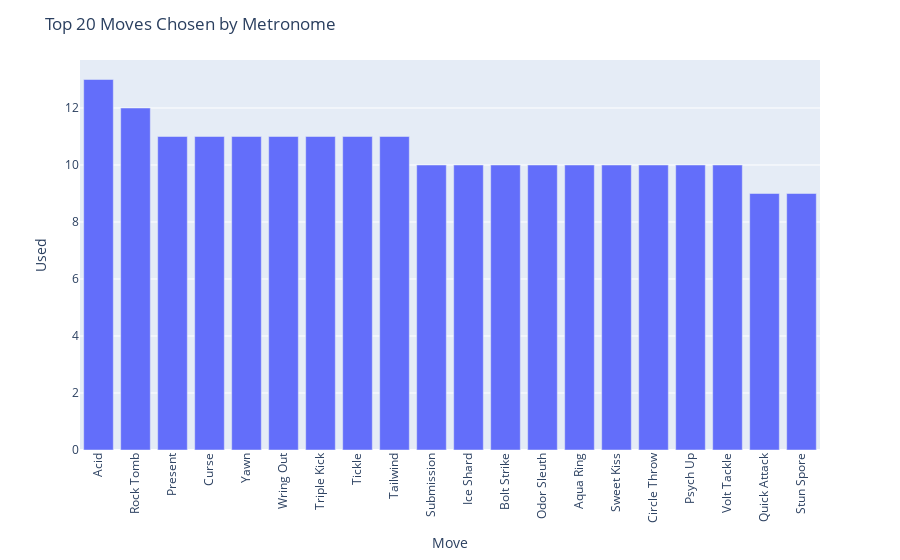

The code cell stored with this chart in its notebook:
### Markdown cell above
Make a vertical bar graph showing the top 20 moves chosen by Metronome

### Code cell
df_vgraph = df.groupby(["Move", "Type"])["Used"].sum().reset_index()
sorted_df = df_vgraph.sort_values("Used", ascending=False)
top_20 = sorted_df.head(20)

# Vertical bar graph using Matplotlib
plt.bar(top_20["Move"], top_20["Used"])
plt.title("Top 20 Moves Chosen by Metronome")
plt.xticks(rotation=90)
plt.show()

# Vertical bar graph using Plotly
fig = px.bar(top_20, x="Move", y="Used")
fig.update_layout(
    title="Top 20 Moves Chosen by Metronome",
    xaxis_tickangle=270
)
fig.show()

### Figure 1 — Plotly figure (JSON) as saved in the notebook; plotly's stock layout.template omitted (floating-point values rounded to 4 significant figures)
{"data": [{"alignmentgroup": "True", "hovertemplate": "Move=%{x}<br>Used=%{y}<extra></extra>", "legendgroup": "", "marker": {"color": "#636efa", "pattern": {"shape": ""}}, "name": "", "offsetgroup": "", "orientation": "v", "showlegend": false, "textposition": "auto", "type": "bar", "x": ["Acid", "Rock Tomb", "Present", "Curse", "Yawn", "Wring Out", "Triple Kick", "Tickle", "Tailwind", "Submission", "Ice Shard", "Bolt Strike", "Odor Sleuth", "Aqua Ring", "Sweet Kiss", "Circle Throw", "Psych Up", "Volt Tackle", "Quick Attack", "Stun Spore"], "xaxis": "x", "y": [13, 12, 11, 11, 11, 11, 11, 11, 11, 10, 10, 10, 10, 10, 10, 10, 10, 10, 9, 9], "yaxis": "y"}], "layout": {"barmode": "relative", "legend": {"tracegroupgap": 0}, "margin": {"t": 60}, "title": {"text": "Top 20 Moves Chosen by Metronome"}, "xaxis": {"anchor": "y", "domain": [0, 1], "tickangle": -90, "title": {"text": "Move"}}, "yaxis": {"anchor": "x", "domain": [0, 1], "title": {"text": "Used"}}}}
